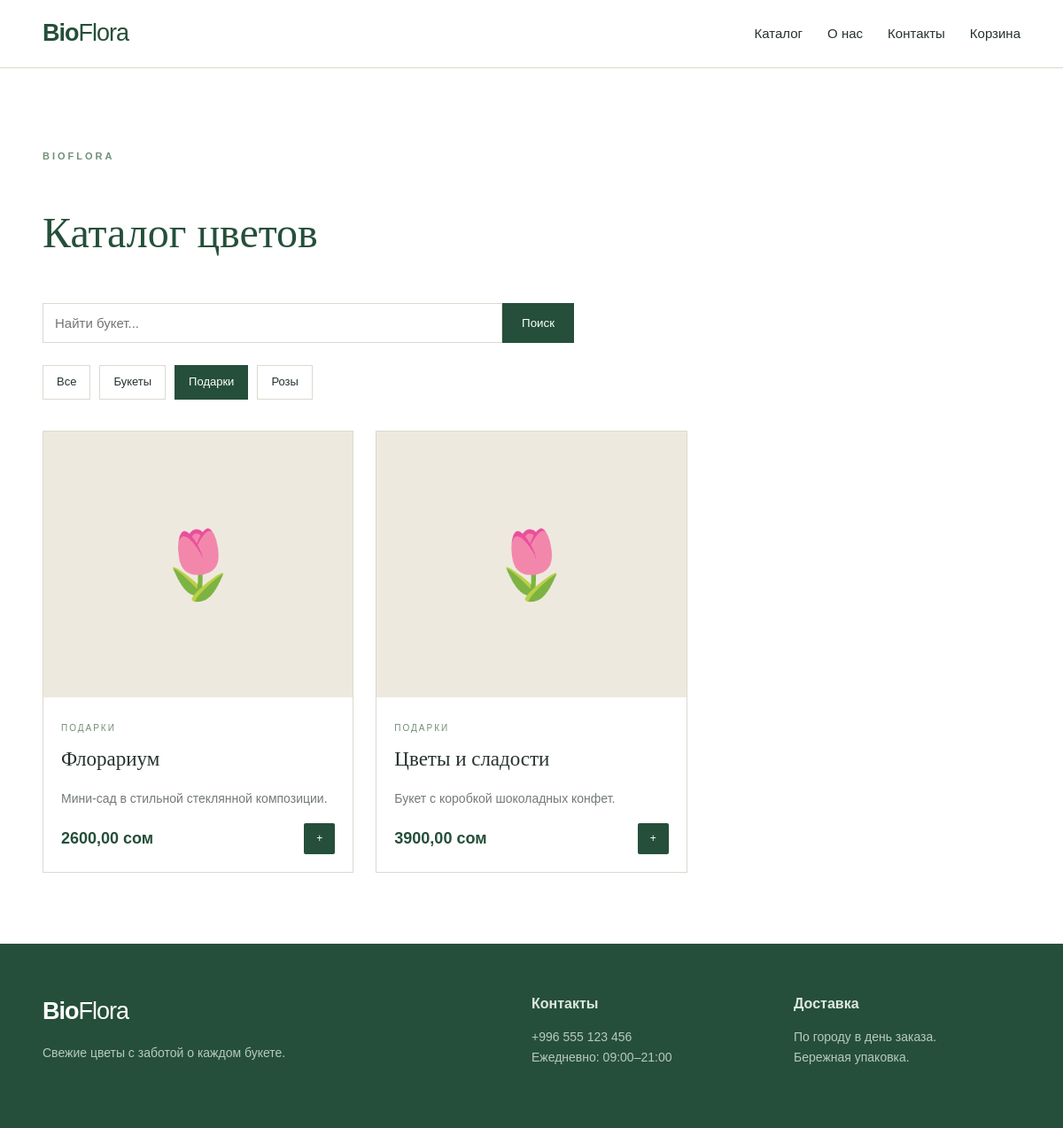
The app's page /category/подарки/ with its own data.
### shop/models.py (models this page shows, shortened)
class Category(models.Model):
    name = models.CharField("Название", max_length=100, unique=True)
    slug = models.SlugField("URL", max_length=100, unique=True)
    class Meta:
        verbose_name = "Категория"
        verbose_name_plural = "Категории"
        ordering = ["name"]

class Product(models.Model):
    category = models.ForeignKey(
        Category,
        on_delete=models.CASCADE,
        related_name="products",
        verbose_name="Категория"
    )
    name = models.CharField("Название", max_length=200)
    slug = models.SlugField(
        "URL",
        max_length=220,
        unique=True,
        blank=True
    )
    description = models.TextField("Описание")
    price = models.DecimalField(
        "Цена",
        max_digits=10,
        decimal_places=2
    )
    image = models.ImageField(
        "Изображение",
        upload_to="products/",
        blank=True,
        null=True
    )
    is_available = models.BooleanField(
        "В наличии",
        default=True
    )
    created_at = models.DateTimeField(auto_now_add=True)
    class Meta:
        verbose_name = "Товар"
        verbose_name_plural = "Товары"
        ordering = ["-created_at"]
    def get_absolute_url(self):
        return reverse(
            "product_detail",
            args=[self.slug]
        )

### shop/context_processors.py (called while the page is built)
def cart(request):
    data = request.session.get("cart", {})
    count = sum(int(qty) for qty in data.values())
    return {"cart_count": count}

### shop/views.py (called while the page is built)
def catalog(request, slug=None):
    categories = Category.objects.all()
    products = Product.objects.filter(is_available=True).select_related("category")
    current_category = None
    if slug:
        current_category = get_object_or_404(Category, slug=slug)
        products = products.filter(category=current_category)
    query = request.GET.get("q", "").strip()
    if query:
        products = products.filter(Q(name__icontains=query) | Q(description__icontains=query))
    return render(request, "shop/catalog.html", {
        "products": products,
        "categories": categories,
        "current_category": current_category,
        "query": query,
    })

### templates/shop/catalog.html (shortened to what this page needs)
{% extends "base.html" %}
{% block content %}
<section class="section container">
    <div class="catalog-title"><p class="eyebrow">BIOFLORA</p><h1>Каталог цветов</h1></div>
    <form class="search" method="get"><input name="q" value="{{ query }}" placeholder="Найти букет..."><button>Поиск</button></form>
    <div class="categories">
        <a class="{% if not current_category %}active{% endif %}" href="{% url 'catalog' %}">Все</a>
        {% for category in categories %}<a class="{% if current_category == category %}active{% endif %}" href="{% url 'category' category.slug %}">{{ category.name }}</a>{% endfor %}
    </div>
    <div class="products">
    {% for product in products %}
        <article class="card">
            <a href="{{ product.get_absolute_url }}">{% if product.image %}<img src="{{ product.image.url }}" alt="{{ product.name }}">{% else %}<div class="placeholder">🌷</div>{% endif %}</a>
            <div class="card-body"><small>{{ product.category.name }}</small><h3><a href="{{ product.get_absolute_url }}">{{ product.name }}</a></h3><p>{{ product.description|truncatechars:80 }}</p><div class="card-bottom"><strong class="price">{{ product.price }} сом</strong><a class="btn btn-small" href="{% url 'cart_add' product.id %}">+</a></div></div>
        </article>
    {% empty %}<p>Ничего не найдено.</p>{% endfor %}
    </div>
</section>
{% endblock %}

### static/css/style.css (style rules this page uses)
:root { --green: #254f3a; --sage: #718f78; --cream: #f7f4ed; --pink: #e9b6b5; --text: #26332c; --white: #fff; --line: #ddd9cf; }
* { box-sizing: border-box; }
body { margin: 0; font-family: Arial, Helvetica, sans-serif; color: var(--text); background: #fff; line-height: 1.6; }
a { color: inherit; text-decoration: none; }
.container { width: min(1120px, 92%); margin: auto; }
.eyebrow { letter-spacing: 3px; font-size: 11px; font-weight: 700; color: var(--sage); margin-bottom: 12px; }
.btn { display: inline-block; background: var(--green); color: #fff; border: 0; padding: 13px 25px; border-radius: 2px; font-size: 14px; cursor: pointer; }
.btn-small { padding: 8px 14px; font-size: 12px; }
.section { padding: 80px 0; }
.products { display: grid; grid-template-columns: repeat(3, 1fr); gap: 25px; }
.card { border: 1px solid var(--line); background: #fff; }
.card img, .placeholder { display: block; width: 100%; height: 300px; object-fit: cover; }
.placeholder { background: #eee9df; display: flex; align-items: center; justify-content: center; font-size: 75px; }
.card-body { padding: 20px; }
.card-body small, .product-info small { color: var(--sage); text-transform: uppercase; font-size: 10px; letter-spacing: 2px; }
.card h3 { margin: 7px 0; font-family: Georgia, serif; font-size: 23px; font-weight: 400; }
.card p { color: #737b76; font-size: 14px; }
.price { font-size: 18px; color: var(--green); }
.card-bottom { display: flex; justify-content: space-between; align-items: center; margin-top: 16px; }
.catalog-title { margin-bottom: 25px; }
.catalog-title h1, .section h1 { font-family: Georgia, serif; font-size: 48px; font-weight: 400; color: var(--green); }
.search { display: flex; max-width: 600px; margin-bottom: 25px; }
.search input { flex: 1; padding: 13px; border: 1px solid var(--line); font-size: 15px; }
.search button { padding: 0 22px; background: var(--green); color: #fff; border: 0; }
.categories { display: flex; gap: 10px; flex-wrap: wrap; margin-bottom: 35px; }
.categories a { padding: 8px 15px; border: 1px solid var(--line); font-size: 13px; }
.categories a.active { background: var(--green); color: #fff; border-color: var(--green); }

### records on screen
Category: name "Букеты"
Category: name "Подарки"
Category: name "Розы"
Product: category.name "ПОДАРКИ", name "Флорариум", description "Мини-сад в стильной стеклянной композиции.", price "2600,00"
Product: category.name "ПОДАРКИ", name "Цветы и сладости", description "Букет с коробкой шоколадных конфет.", price "3900,00"
